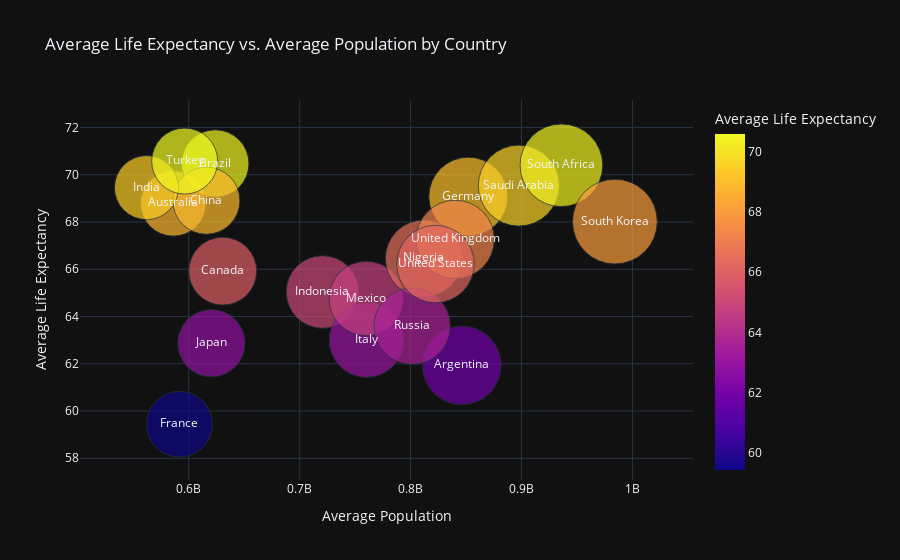

Source (notebook cell):
### Markdown cell above
### Conclusion:
The analysis shows that there is no clear linear relationship between GDP and unemployment rate in different countries. In some countries high GDP is accompanied by low unemployment, but in others this is not always the case. This indicates the influence of additional factors such as the structure of the economy and social policy.

### Code cell
# Average Life Expectancy vs. Average Population by Country
average_data_life = df.groupby('Country', as_index=False).agg({
    'Population': 'mean',
    'Life Expectancy': 'mean'
})

fig = px.scatter(
    average_data_life,
    x='Population',
    y='Life Expectancy',
    size='Population',
    color='Life Expectancy',
    text='Country',
    title='Average Life Expectancy vs. Average Population by Country',
    labels={'Population': 'Average Population', 'Life Expectancy': 'Average Life Expectancy'},
    hover_name='Country',
    size_max=60,
    template='plotly_dark'
)
fig.show()

### Figure 1 — Plotly figure (JSON) as saved in the notebook; plotly's stock layout.template omitted (floating-point values rounded to 4 significant figures)
{"data": [{"hovertemplate": "<b>%{hovertext}</b><br><br>Average Population=%{marker.size}<br>Average Life Expectancy=%{marker.color}<br>Country=%{text}<extra></extra>", "hovertext": ["Argentina", "Australia", "Brazil", "Canada", "China", "France", "Germany", "India", "Indonesia", "Italy", "Japan", "Mexico", "Nigeria", "Russia", "Saudi Arabia", "South Africa", "South Korea", "Turkey", "United Kingdom", "United States"], "legendgroup": "", "marker": {"color": [61.93, 68.79, 70.47, 65.92, 68.9, 59.44, 69.07, 69.45, 65.04, 63, 62.87, 64.76, 66.46, 63.59, 69.54, 70.4, 68.02, 70.58, 67.26, 66.22], "coloraxis": "coloraxis", "size": [846112500, 586070000, 623800000.0, 630647000, 615900000, 591600000.0, 852000000.0, 561906000, 720600000.0, 760200000.0, 620397000, 760020000, 812000000.0, 801412500, 897600000.0, 935966250, 984200000.0, 596300000.0, 840200000.0, 822400000.0], "sizemode": "area", "sizeref": 273400.0, "symbol": "circle"}, "mode": "markers+text", "name": "", "orientation": "v", "showlegend": false, "text": ["Argentina", "Australia", "Brazil", "Canada", "China", "France", "Germany", "India", "Indonesia", "Italy", "Japan", "Mexico", "Nigeria", "Russia", "Saudi Arabia", "South Africa", "South Korea", "Turkey", "United Kingdom", "United States"], "type": "scatter", "x": [846112500, 586070000, 623800000.0, 630647000, 615900000, 591600000.0, 852000000.0, 561906000, 720600000.0, 760200000.0, 620397000, 760020000, 812000000.0, 801412500, 897600000.0, 935966250, 984200000.0, 596300000.0, 840200000.0, 822400000.0], "xaxis": "x", "y": [61.93, 68.79, 70.47, 65.92, 68.9, 59.44, 69.07, 69.45, 65.04, 63, 62.87, 64.76, 66.46, 63.59, 69.54, 70.4, 68.02, 70.58, 67.26, 66.22], "yaxis": "y"}], "layout": {"coloraxis": {"colorbar": {"title": {"text": "Average Life Expectancy"}}, "colorscale": [[0, "#0d0887"], [0.1111, "#46039f"], [0.2222, "#7201a8"], [0.3333, "#9c179e"], [0.4444, "#bd3786"], [0.5556, "#d8576b"], [0.6667, "#ed7953"], [0.7778, "#fb9f3a"], [0.8889, "#fdca26"], [1, "#f0f921"]]}, "legend": {"itemsizing": "constant", "tracegroupgap": 0}, "title": {"text": "Average Life Expectancy vs. Average Population by Country"}, "xaxis": {"anchor": "y", "domain": [0, 1], "title": {"text": "Average Population"}}, "yaxis": {"anchor": "x", "domain": [0, 1], "title": {"text": "Average Life Expectancy"}}}}
